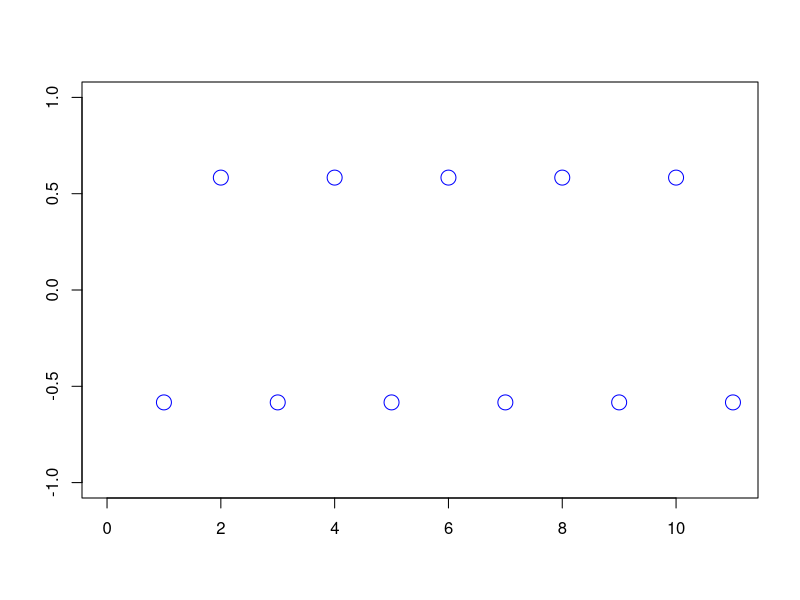

Reproduce this figure in R.

# clear variables and close windows
rm(list = ls(all = TRUE))
graphics.off()

t = 11
x = 0.5836
y = NULL

for (i in 1:t) {
    z = (-1)^i * x
    y = rbind(y, z)
    i = i + 1
}
x_a = 1:t

plot(x_a, y[1:t, ], xlim = c(0, t), ylim = c(-1, 1), col = "blue", cex = 2, xlab = c(""), 
    ylab = c(""))
 